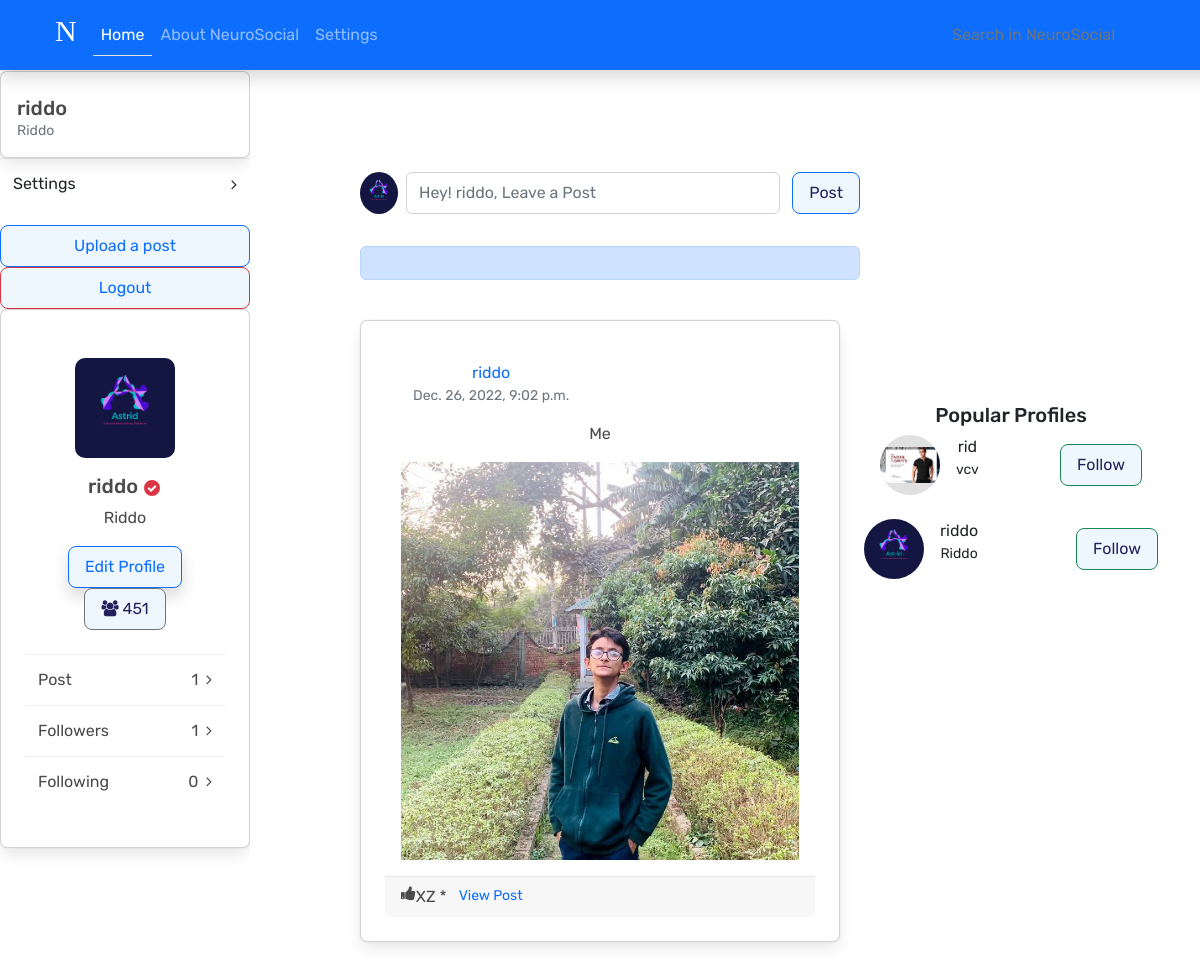
Screenshot of / (signed in) with the database file from the repository.
### rpsapp/models.py (models this page shows, shortened)
class Profile(models.Model):
    p_id = models.IntegerField(null=True)
    username = models.OneToOneField(User, on_delete=models.CASCADE)
    bio = models.CharField(max_length=300, null=True)
    avatar = models.ImageField(upload_to='media/images', blank=True)
    cover = models.ImageField(upload_to='media/images', blank=True)
    followers = models.ManyToManyField(User, related_name='followers', blank=True)
    following = models.ManyToManyField(User, related_name='following', blank=True)

class Post(models.Model):
    id = models.UUIDField( primary_key = True,
         default = uuid.uuid4,
         editable = False)
    username = models.CharField(default='Anonymous User', max_length=50)
    caption = models.CharField(max_length=3000)
    date = models.DateTimeField(default=datetime.now, blank=True)
    image = models.ImageField(default='4c50870fef410d14ff495ea1f532565a.jpg',upload_to='post/photo', null=True)
    no_of_likes = models.IntegerField(null=True)

### rpsapp/views.py (the view)
# urls.py: path('', views.feed, name='feed'),
@login_required(login_url='login')
def feed(request):
    pron = ""
    post = Post.objects.all()
    prof = Profile.objects.all()
    for p in post:
        sss = User.objects.get(username=p.username)
        pron = Profile.objects.get(username=sss)
    pro = User.objects.get(username=request.user.username)
    profile = Profile.objects.get(username=pro)
    user_post = Post.objects.filter(username=request.user.username)
    lenus = len(user_post)
    user = request.user.username
    fol = request.user.username
    follower = len(FollowersCount.objects.filter(user=user))
    following = (len(FollowersCount.objects.filter(follower=user)))
    context = {'post': post,
                'profile':profile,
                'postlen': lenus,
                'prof': prof,
                "follower": follower,
                "following": following
     }
    return render(request, "feed.html", context)

### templates/feed.html (shortened to what this page needs)
{% extends "base.html" %}
{% block body %}
{% include "nav.html" %}
<div class="container text-center">
    <div class="row">
        <div class="col align-self-center 1">
            <div class="sidenav">
                <div class="list-group">
                  <div>
                    <ul class="list-unstyled list">
                        <li>
                            <span class="font-weight-bold">Post</span>
                            <div>
                                <span class="mr-1">5</span>
                            </div>
                        </li>
                            <div class="card p-3" onclick="window.location.href='/profile/{{user.username}}'">
                              <div class="media">
                                  <div class="media-body" >
                                    <h5 class="mt-2 mb-0">{{user.username}}</h5>
                                   <div class="d-flex flex-row justify-content-between align-text-center">
                                      <small class="text-muted">{{profile.bio}}</small>
                                    </div>
                                  </div>
                              </div>
                            </div>
                        <li>
                            <span class="font-weight-bold" onclick="window.location.href='/profile_edit'">Settings</span>
                            <div>
                                <i class="fa fa-angle-right"></i>
                            </div>
                        </li>
                    </ul>
                 </div>
                    <button type="button" class="btn btn-outline-primary">
                        <a href="/post" class="href">
                            Upload a post
                        </a>
                      </button>
                      <button type="button" class="btn btn-outline-danger">
                        <a href="/logout" class="href">
                            Logout
                        </a>
                      </button>
                  </div>
                  <div class="card text-center">
                    <div class="py-4 p-2">
                        <div>
                          {% if profile.avatar %}
                        <img src="{{profile.avatar.url}}" class="rounded1" width="100">
                        {% endif %}
                    </div>
                    <div class="mt-3 d-flex flex-row justify-content-center" onclick="window.location.href='/profile/{{user.username}}'">
                        <h5>{{profile.username}}</h5>
                        <span class="dots"><i class="fa fa-check"></i></span>
                    </div>
                    <span>{{profile.bio}}</span>
                    <div class="mt-3">
                        <button class="btn btn-primary shadow">
                          <a href='/profile_edit'>
                          Edit Profile
                          </a>
                        </button>
                        <button class="btn btn-outline-secondary"><i class="fa fa-users"></i> 451</button>
                    </div>
                    </div>
                    <div>
                        <ul class="list-unstyled list">
                            <li>
                                <span class="font-weight-bold">Post</span>
                                <div>
                                    <span class="mr-1">{{postlen}}</span>
                                    <i class="fa fa-angle-right"></i>
                                </div>
                            </li>
                            <li>
                                <span class="font-weight-bold">Followers</span>
                                <div>
                                    <span class="mr-1">{{follower}}</span>
                                    <i class="fa fa-angle-right"></i>
                                </div>
                              </li>
                                <li>
                                  <span class="font-weight-bold">Following</span>
                                  <div>
                                      <span class="mr-1">{{following}}</span>
                                      <i class="fa fa-angle-right"></i>
                                  </div>
                                </li>
                        </ul>
                     </div>
                </div>
              </div>
              <div class="main">
              </div>
        </div>
        <div class="col align-self-center 2">
            <div class="card2 d-grid gap-2">
              <div class="card3">
            </div>
            <div onclick="window.location.href='/post';"class="d-flex flex-row add-comment-section mt-4 mb-4">{% if profile.avatar%}<img class="img-fluid img-responsive rounded-circle mr-2" src="{{profile.avatar.url}}" width="38">{% endif %}<input type="text" class="form-control mr-3" placeholder="Hey! {{user.username}}, Leave a Post"><button class="btn btn-primary" type="button">Post</button></div>
            <div class="alert alert-primary" role="alert">
            </div>
        {% for p in post reversed %}
        <div class="card mb-4" >
          <div class="card-body"  onclick="window.location.href='/shots/{{p.id}}';">
            <div class="media mb-3">
              <div class="media-body ml-3">
                <a href="/profile/{{p.username}}" class="media-body" value="{{p.username}}" name="poston" id="poston">
                  {{p.username}}
                </a>
                <div class="text-muted small">{{p.date}}</div>
              </div>
            </div>
            <p>
             {{p.caption|truncatewords:25}}
            </p>
            <a href="javascript:void(0)" class="ui-rect ui-bg-cover" style="background-image: url('/media/{{p.image}}');"></a>
          </div>
          <div class="card-footer">
            <i onclick="myFunction(this)" class="fa fa-thumbs-up"></i>
            XZ
            *
            <a href="javascript:void(0)" class="d-inline-block text-muted ml-3">
              <small class="align-middle">
                <a href="/shots/{{p.id}}">View Post</a>
              </small>
            </a>
          </div>
        </div>
    {% endfor %}
      </div>
    </div>
      <div class="col align-self-center 3">
        <div class="card6 p-3">
          <h5>Popular Profiles</h5>
          {% for pp in prof %}
          <div class="d-flex justify-content-between mt-2 align-items-center">
              <div class="d-flex flex-row">
                  <img src="/media/{{pp.avatar}}" class="profile-pic mr-3" width="40">
                  <div class="d-flex flex-column ml-1 about" onclick="window.location.href='/profile/{{pp.username}}';">
                      <span class="font-weight-bold">{{pp.username}}</span>
                      <small>{{pp.bio}}</small>
                  </div>
              </div>
              <button class="btn btn-outline-success btn-sm follow">Follow</button>
          </div>
        </div>
  {% endfor %}
              </div>
       </div>
{% endblock body %}

### templates/feed.html (style rules this page uses)
* { margin: 0; border: 0; padding: 0; outline: 0; font-family: 'Rubik', sans-serif; }
*, *:after, *:before { box-sizing: border-box; }
.card { width: 30rem; height: auto; background: #fff; border-radius: 7px; padding: 1.5rem; overflow: hidden; position: relative; text-decoration: none; }
.card2 { width: 30rem; text-decoration: none; }
.btn { font-size: 1rem; padding: .5rem 1rem; border-radius: .5rem; font-weight: 400; background: #EEF7FE; color: #22215B; cursor: pointer; }
.sidenav { height: 100%; width: 250px; position: fixed; z-index: 1; top: 0; left: 0; background-color: white; overflow-x: hidden; padding-top: 20px; text-decoration: none; }
.list-group { text-decoration: none; }
.ui-bg-cover { background-color: transparent; background-position: center center; background-size: cover; }
.ui-rect { padding-top: 50% !important; }
.ui-rect, .ui-rect-30, .ui-rect-60, .ui-rect-67, .ui-rect-75 { position: relative !important; display: block !important; padding-top: 100% !important; width: 100% !important; }
.d-flex, .d-inline-flex, .media, .media>:not(.media-body), .jumbotron, .card { -ms-flex-negative: 1; flex-shrink: 1; }
.card-footer, .card hr { border-color: rgba(24,28,33,0.06); }
a { text-decoration: none; }
.card3 { border-radius: 10px; width: 500px; padding: 20px; margin-top: 50px; margin-bottom: 50px; }
.profile-pic { width: 60px; height: 60px; border-radius: 50%; object-fit: contain; background-color: #E0E0E0; }
::placeholder { color: #BDBDBD; }
.dots { height: 20px; width: 20px; margin-top:4px; margin-left:4px; background-color:#dc3545; border-radius: 50%; border: 2px solid #fff; display:flex; align-items:center; justify-content:center; color:#fff; font-size:10px; }
.list li { display:flex; align-items:center; justify-content:space-between; padding:13px; border-top:1px solid #eee; cursor:pointer; }
.rounded1 { width: 100px; height: 100px; border: 1%; border-radius: 10%; }

### rows the page displays
Profile: bio "Riddo", avatar (picture), username "riddo"
Post: username "riddo", date "Dec. 26, 2022, 9:02 p.m.", caption "Me", image (picture)
Profile: avatar (picture), username "rid", bio "vcv"

### other values shown
{{ user.username }} "riddo"
{{ postlen }} "1"
{{ follower }} "1"
{{ following }} "0"
